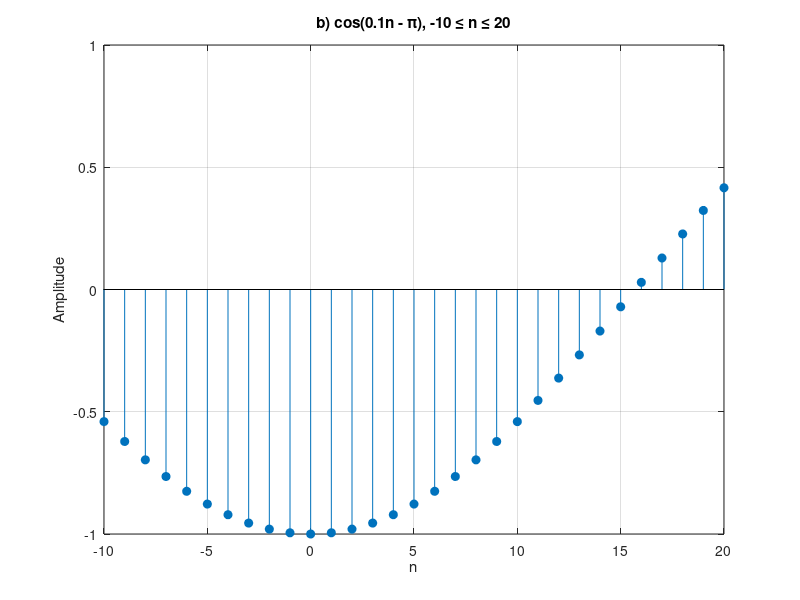

Here is the MATLAB script that generated this plot:
% parte4_b.m
n_IV_b = -10:20;
seq_b = cos(0.1*n_IV_b - pi);
figure(4);
stem(n_IV_b, seq_b, 'filled'); title('b) cos(0.1n - \pi), -10 \leq n \leq 20'); xlabel('n'); ylabel('Amplitude'); grid on;
print('../figuras/parte4_b.png', '-dpng');
